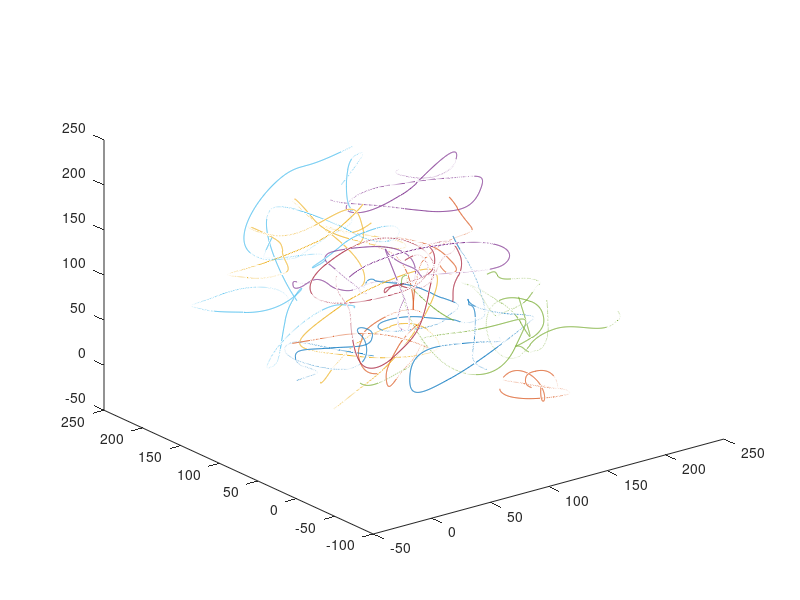

This figure's MATLAB source:
clear

A = 5;
n= 20;

noffs = rand(n,6,3)*2000; % Initial offset for each set of polynomials
posOffs = rand(n,3)*200; % Random start position offset

%% Creating multi-component polynomials
m1 = [5.8594E-13, -1.3411E-09, 1.0026E-06, -2.5885E-04, 1.1458E-02];
m2 = [-1.3021E-13, 1.0417E-10, 1.7188E-07, -1.9167E-04, 4.5833E-02];
m3 = [1.1719E-12, -2.9948E-09, 2.7135E-06, -1.0177E-03, 1.2708E-01];

x = 0:1000;
y1 = m1(1)*x.^5 + m1(2)*x.^4 + m1(3)*x.^3 + m1(4)*x.^2 + m1(5)*x;
y2 = m2(1)*x.^5 + m2(2)*x.^4 + m2(3)*x.^3 + m2(4)*x.^2 + m2(5)*x;
y3 = m3(1)*x.^5 + m3(2)*x.^4 + m3(3)*x.^3 + m3(4)*x.^2 + m3(5)*x;

y1 = [y1(1:end-1),-flip(y1(2:end-1),2)];
y2 = [y2(1:end-1),-flip(y2(2:end-1),2)];
y3 = [y3(1:end-1),-flip(y3(2:end-1),2)];

x = 1:1999;

for ni = 1:n
    ys1 = A*(...
        circshift(y1,[0,round(noffs(ni,1,1))])...
        + circshift(y2,[0,round(noffs(ni,2,1))])...
        + circshift(y3,[0,round(noffs(ni,3,1))])...
        + circshift(y1,[0,round(noffs(ni,4,1))])...
        + circshift(y2,[0,round(noffs(ni,5,1))])...
        + circshift(y3,[0,round(noffs(ni,6,1))]));
    
    ys2 = A*(...
        circshift(y1,[0,round(noffs(ni,1,2))])...
        + circshift(y2,[0,round(noffs(ni,2,2))])...
        + circshift(y3,[0,round(noffs(ni,3,2))])...
        + circshift(y1,[0,round(noffs(ni,4,2))])...
        + circshift(y2,[0,round(noffs(ni,5,2))])...
        + circshift(y3,[0,round(noffs(ni,6,2))]));
    
    ys3 = A*(...
        circshift(y1,[0,round(noffs(ni,1,3))])...
        + circshift(y2,[0,round(noffs(ni,2,3))])...
        + circshift(y3,[0,round(noffs(ni,3,3))])...
        + circshift(y1,[0,round(noffs(ni,4,3))])...
        + circshift(y2,[0,round(noffs(ni,5,3))])...
        + circshift(y3,[0,round(noffs(ni,6,3))]));
    
    pos((ni-1)*1000+1:(ni-1)*1000+1000,1) = ni;
    pos((ni-1)*1000+1:(ni-1)*1000+1000,2) = 1:1000;
    pos((ni-1)*1000+1:(ni-1)*1000+1000,3) = round(posOffs(ni,1)+ys1(1:1000));
    pos((ni-1)*1000+1:(ni-1)*1000+1000,4) = round(posOffs(ni,2)+ys2(1:1000));
    pos((ni-1)*1000+1:(ni-1)*1000+1000,5) = round(posOffs(ni,3)+ys3(1:1000));
       
    plot3(posOffs(ni,1)+ys1(1:1000),posOffs(ni,2)+ys2(1:1000),posOffs(ni,3)+ys3(1:1000));
    hold on
    
end

% nFr = 100;
% im = zeros(400,400,400,nFr,'uint8');
% 
% for ni = 1:n
%     for fr = 1:nFr
%         im(pos(fr*5,1,ni),pos(fr*5,2,ni),pos(fr*5,3,ni),fr) = 65535;
%     end
% end
% 
% for i = 1:200
%     for j = 1:nFr
%        imwrite(im(:,:,i,j),'test.tif','WriteMode','append');
%     end
% end
